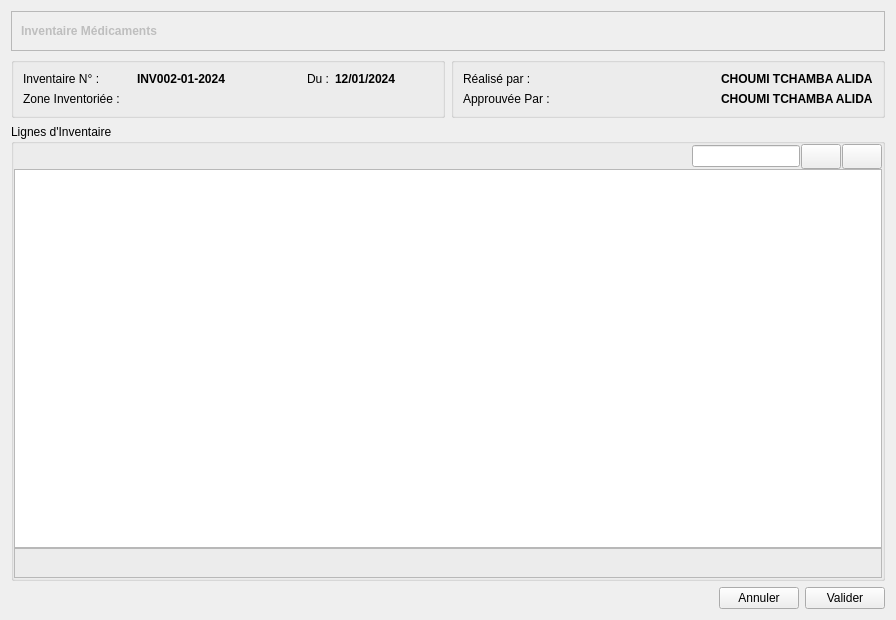
<?xml version="1.0" encoding="UTF-8"?>
<ui version="4.0">
 <class>Form</class>
 <widget class="QWidget" name="Form">
  <property name="geometry">
   <rect>
    <x>0</x>
    <y>0</y>
    <width>896</width>
    <height>620</height>
   </rect>
  </property>
  <property name="windowTitle">
   <string>Form</string>
  </property>
  <layout class="QVBoxLayout" name="verticalLayout_3">
   <item>
    <widget class="QFrame" name="frame_2">
     <property name="enabled">
      <bool>false</bool>
     </property>
     <property name="minimumSize">
      <size>
       <width>0</width>
       <height>40</height>
      </size>
     </property>
     <property name="maximumSize">
      <size>
       <width>16777215</width>
       <height>40</height>
      </size>
     </property>
     <property name="frameShape">
      <enum>QFrame::StyledPanel</enum>
     </property>
     <property name="frameShadow">
      <enum>QFrame::Plain</enum>
     </property>
     <property name="lineWidth">
      <number>0</number>
     </property>
     <layout class="QHBoxLayout" name="horizontalLayout_7">
      <item>
       <widget class="QLabel" name="label_3">
        <property name="sizePolicy">
         <sizepolicy hsizetype="Expanding" vsizetype="Preferred">
          <horstretch>0</horstretch>
          <verstretch>0</verstretch>
         </sizepolicy>
        </property>
        <property name="font">
         <font>
          <bold>true</bold>
         </font>
        </property>
        <property name="lineWidth">
         <number>0</number>
        </property>
        <property name="text">
         <string>Inventaire Médicaments</string>
        </property>
       </widget>
      </item>
     </layout>
    </widget>
   </item>
   <item>
    <layout class="QHBoxLayout" name="horizontalLayout_6">
     <item>
      <widget class="QGroupBox" name="groupBox">
       <property name="title">
        <string/>
       </property>
       <layout class="QGridLayout" name="gridLayout_4">
        <item row="0" column="0">
         <layout class="QGridLayout" name="gridLayout_3">
          <item row="0" column="3">
           <widget class="QLabel" name="label_9">
            <property name="sizePolicy">
             <sizepolicy hsizetype="Ignored" vsizetype="Preferred">
              <horstretch>0</horstretch>
              <verstretch>0</verstretch>
             </sizepolicy>
            </property>
            <property name="minimumSize">
             <size>
              <width>70</width>
              <height>0</height>
             </size>
            </property>
            <property name="font">
             <font>
              <bold>true</bold>
             </font>
            </property>
            <property name="text">
             <string>12/01/2024</string>
            </property>
           </widget>
          </item>
          <item row="0" column="2">
           <widget class="QLabel" name="label">
            <property name="text">
             <string>Du :</string>
            </property>
            <property name="alignment">
             <set>Qt::AlignRight|Qt::AlignTrailing|Qt::AlignVCenter</set>
            </property>
           </widget>
          </item>
          <item row="0" column="0">
           <widget class="QLabel" name="label_5">
            <property name="text">
             <string>Inventaire N° :</string>
            </property>
           </widget>
          </item>
          <item row="0" column="1">
           <widget class="QLabel" name="label_8">
            <property name="sizePolicy">
             <sizepolicy hsizetype="Ignored" vsizetype="Preferred">
              <horstretch>0</horstretch>
              <verstretch>0</verstretch>
             </sizepolicy>
            </property>
            <property name="minimumSize">
             <size>
              <width>95</width>
              <height>0</height>
             </size>
            </property>
            <property name="font">
             <font>
              <bold>true</bold>
             </font>
            </property>
            <property name="text">
             <string>INV002-01-2024</string>
            </property>
            <property name="alignment">
             <set>Qt::AlignRight|Qt::AlignTrailing|Qt::AlignVCenter</set>
            </property>
           </widget>
          </item>
          <item row="1" column="0">
           <widget class="QLabel" name="label_6">
            <property name="text">
             <string>Zone Inventoriée :</string>
            </property>
           </widget>
          </item>
         </layout>
        </item>
       </layout>
      </widget>
     </item>
     <item>
      <widget class="QGroupBox" name="groupBox_2">
       <property name="title">
        <string/>
       </property>
       <layout class="QGridLayout" name="gridLayout_2">
        <item row="0" column="0">
         <layout class="QHBoxLayout" name="horizontalLayout_4">
          <property name="sizeConstraint">
           <enum>QLayout::SetFixedSize</enum>
          </property>
          <item>
           <widget class="QLabel" name="label_2">
            <property name="text">
             <string>Réalisé par :</string>
            </property>
           </widget>
          </item>
          <item>
           <widget class="QLabel" name="label_10">
            <property name="sizePolicy">
             <sizepolicy hsizetype="Fixed" vsizetype="Preferred">
              <horstretch>0</horstretch>
              <verstretch>0</verstretch>
             </sizepolicy>
            </property>
            <property name="font">
             <font>
              <bold>true</bold>
             </font>
            </property>
            <property name="text">
             <string>CHOUMI TCHAMBA ALIDA</string>
            </property>
           </widget>
          </item>
         </layout>
        </item>
        <item row="1" column="0">
         <layout class="QHBoxLayout" name="horizontalLayout_5">
          <property name="sizeConstraint">
           <enum>QLayout::SetFixedSize</enum>
          </property>
          <item>
           <widget class="QLabel" name="label_7">
            <property name="text">
             <string>Approuvée Par :</string>
            </property>
           </widget>
          </item>
          <item>
           <widget class="QLabel" name="label_11">
            <property name="sizePolicy">
             <sizepolicy hsizetype="Fixed" vsizetype="Preferred">
              <horstretch>0</horstretch>
              <verstretch>0</verstretch>
             </sizepolicy>
            </property>
            <property name="font">
             <font>
              <bold>true</bold>
             </font>
            </property>
            <property name="text">
             <string>CHOUMI TCHAMBA ALIDA</string>
            </property>
           </widget>
          </item>
         </layout>
        </item>
       </layout>
      </widget>
     </item>
    </layout>
   </item>
   <item>
    <widget class="QGroupBox" name="groupBox_3">
     <property name="title">
      <string>Lignes d'Inventaire</string>
     </property>
     <layout class="QGridLayout" name="gridLayout">
      <property name="leftMargin">
       <number>0</number>
      </property>
      <property name="topMargin">
       <number>0</number>
      </property>
      <property name="rightMargin">
       <number>0</number>
      </property>
      <property name="bottomMargin">
       <number>0</number>
      </property>
      <property name="spacing">
       <number>0</number>
      </property>
      <item row="0" column="0">
       <layout class="QVBoxLayout" name="verticalLayout_2">
        <property name="spacing">
         <number>0</number>
        </property>
        <item>
         <layout class="QHBoxLayout" name="horizontalLayout">
          <property name="spacing">
           <number>1</number>
          </property>
          <item>
           <spacer name="horizontalSpacer">
            <property name="orientation">
             <enum>Qt::Horizontal</enum>
            </property>
            <property name="sizeHint" stdset="0">
             <size>
              <width>28</width>
              <height>25</height>
             </size>
            </property>
           </spacer>
          </item>
          <item>
           <widget class="QLineEdit" name="lineEdit">
            <property name="sizePolicy">
             <sizepolicy hsizetype="Minimum" vsizetype="Fixed">
              <horstretch>0</horstretch>
              <verstretch>0</verstretch>
             </sizepolicy>
            </property>
            <property name="toolTip">
             <string extracomment="Enter Barcode to Scan"/>
            </property>
           </widget>
          </item>
          <item>
           <widget class="QPushButton" name="pushButton_2">
            <property name="minimumSize">
             <size>
              <width>0</width>
              <height>25</height>
             </size>
            </property>
            <property name="icon">
             <iconset resource="stock.qrc">
              <normaloff>:/icons/icons/list-remove.png</normaloff>:/icons/icons/list-remove.png</iconset>
            </property>
           </widget>
          </item>
          <item>
           <widget class="QPushButton" name="pushButton">
            <property name="minimumSize">
             <size>
              <width>0</width>
              <height>25</height>
             </size>
            </property>
            <property name="icon">
             <iconset resource="stock.qrc">
              <normaloff>:/icons/icons/list-add.png</normaloff>:/icons/icons/list-add.png</iconset>
            </property>
           </widget>
          </item>
         </layout>
        </item>
        <item>
         <widget class="QWidget" name="widget" native="true">
          <layout class="QVBoxLayout" name="verticalLayout">
           <property name="spacing">
            <number>0</number>
           </property>
           <property name="leftMargin">
            <number>0</number>
           </property>
           <property name="topMargin">
            <number>0</number>
           </property>
           <property name="rightMargin">
            <number>0</number>
           </property>
           <property name="bottomMargin">
            <number>0</number>
           </property>
           <item>
            <widget class="QTreeView" name="treeView">
             <property name="alternatingRowColors">
              <bool>true</bool>
             </property>
             <property name="uniformRowHeights">
              <bool>true</bool>
             </property>
             <property name="sortingEnabled">
              <bool>true</bool>
             </property>
             <attribute name="headerShowSortIndicator" stdset="0">
              <bool>true</bool>
             </attribute>
            </widget>
           </item>
           <item>
            <widget class="QFrame" name="frame_3">
             <property name="minimumSize">
              <size>
               <width>0</width>
               <height>30</height>
              </size>
             </property>
             <property name="frameShape">
              <enum>QFrame::StyledPanel</enum>
             </property>
             <property name="frameShadow">
              <enum>QFrame::Raised</enum>
             </property>
            </widget>
           </item>
          </layout>
         </widget>
        </item>
       </layout>
      </item>
     </layout>
    </widget>
   </item>
   <item>
    <layout class="QHBoxLayout" name="horizontalLayout_2">
     <item>
      <spacer name="horizontalSpacer_2">
       <property name="orientation">
        <enum>Qt::Horizontal</enum>
       </property>
       <property name="sizeHint" stdset="0">
        <size>
         <width>40</width>
         <height>20</height>
        </size>
       </property>
      </spacer>
     </item>
     <item>
      <widget class="QPushButton" name="pushButton_3">
       <property name="text">
        <string>Annuler</string>
       </property>
      </widget>
     </item>
     <item>
      <widget class="QPushButton" name="pushButton_4">
       <property name="text">
        <string>Valider</string>
       </property>
      </widget>
     </item>
    </layout>
   </item>
  </layout>
 </widget>
 <resources>
  <include location="stock.qrc"/>
 </resources>
 <connections/>
</ui>
